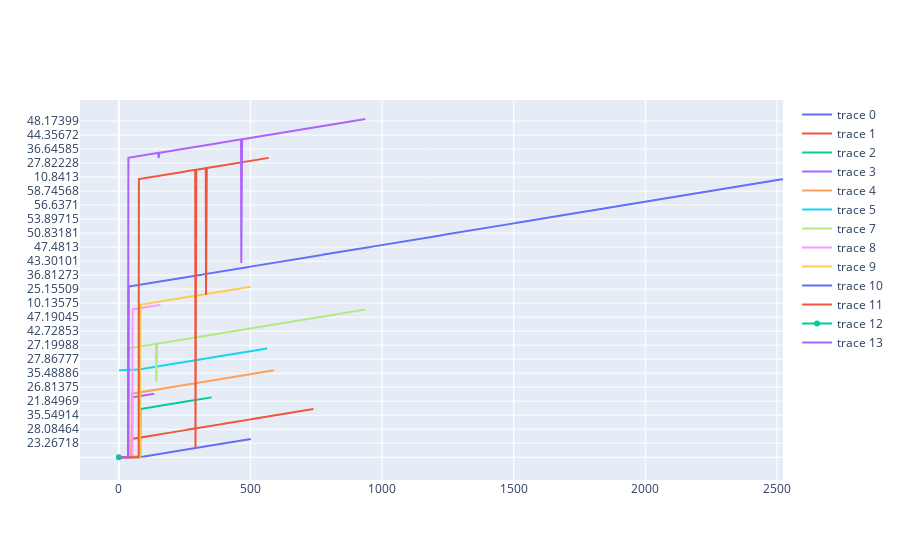

The cell this chart's notebook holds for it:
### Code cell
single_point_list = []
fig = go.Figure()
for i in range(len(strength_tses)):
        if len(strength_tses[i]) > 200:
            try:
                single_point_list.append(float(strength_tses[i][200]))
            except:
                display(strength_tses[i][200])
        fig.add_trace(
            go.Scatter(y = strength_tses[i])
        )
fig.show()

### Figure 1 — Plotly figure (JSON) as saved in the notebook; plotly's stock layout.template omitted (floating-point values rounded to 4 significant figures; data arrays with more than 128 entries replaced by an {"elided": "..."} marker saying what was removed)
{"data": [{"type": "scatter", "y": {"elided": "502 str values"}}, {"type": "scatter", "y": {"elided": "740 str values"}}, {"type": "scatter", "y": {"elided": "353 str values"}}, {"type": "scatter", "y": {"elided": "135 str values"}}, {"type": "scatter", "y": {"elided": "591 str values"}}, {"type": "scatter", "y": {"elided": "564 float values"}}, {"type": "scatter", "y": []}, {"type": "scatter", "y": {"elided": "937 str values"}}, {"type": "scatter", "y": {"elided": "159 str values"}}, {"type": "scatter", "y": {"elided": "502 str values"}}, {"type": "scatter", "y": {"elided": "2524 str values"}}, {"type": "scatter", "y": {"elided": "570 str values"}}, {"type": "scatter", "y": [" "]}, {"type": "scatter", "y": {"elided": "937 str values"}}], "layout": {}}
